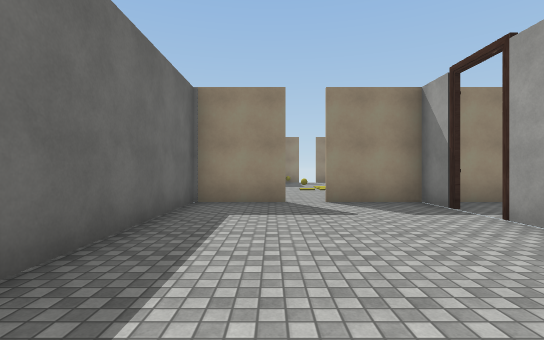
View 1 (above)

24 first-person views from a walk through a scene from a Unity 3-D project. The camera is 1.4 m above the floor, looks level and sees 85° across. The floor is counted in squares, 2 m on a side. Each view is taken from the middle of a square. On the plan, view 1 faces up. The plan holds only what a view shows up to about 10 squares ahead; the rest is blank. The player character is not drawn. Some animated figures are left out. Door leaves are left out, so doorways stand open. Some surface patterns are stand-ins.

View 2
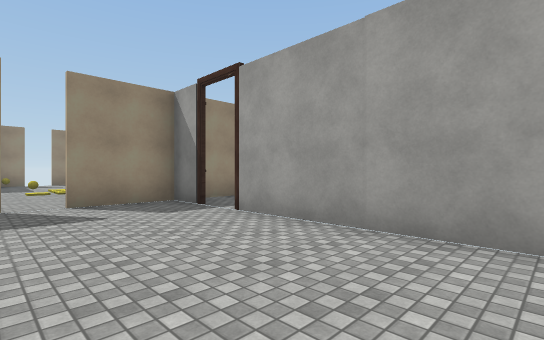

View 3
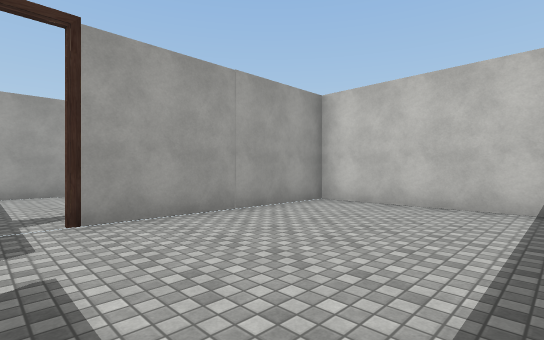

View 4
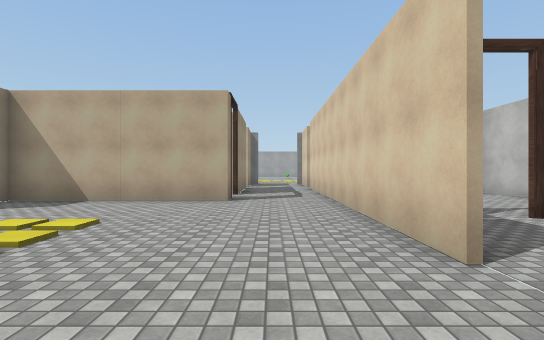

View 5
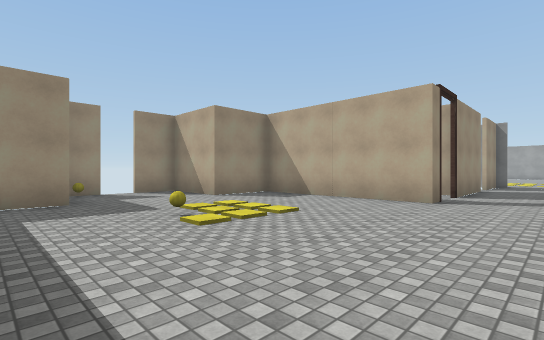

View 6
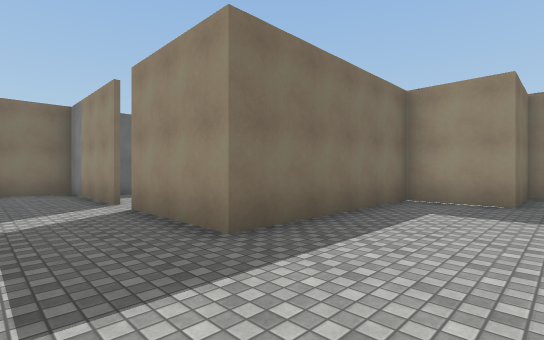

View 7
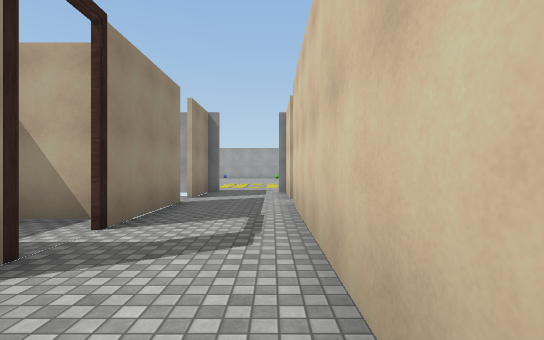

View 8
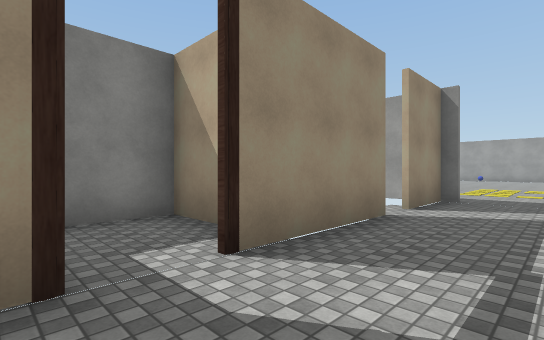

View 9
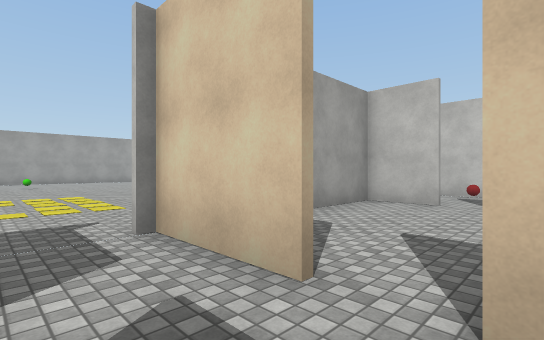

View 10
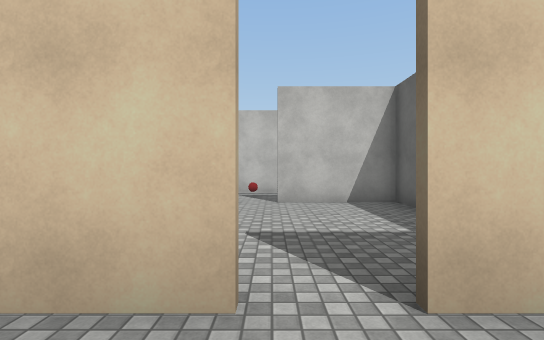

View 11
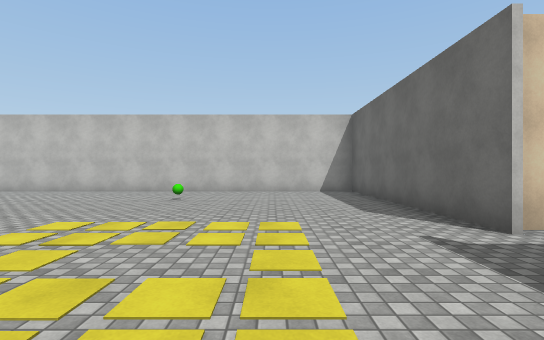

View 12
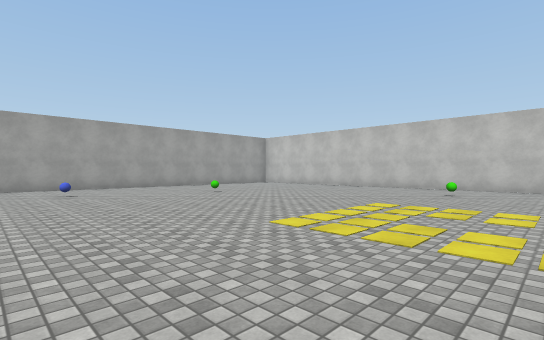

View 13
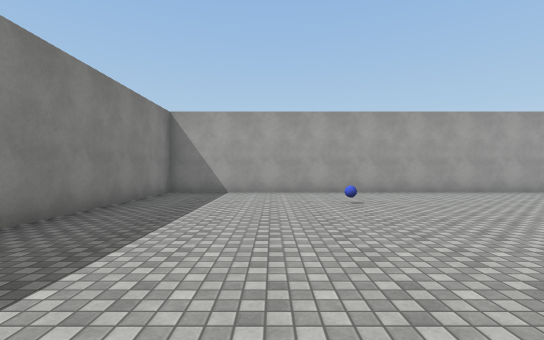

View 14
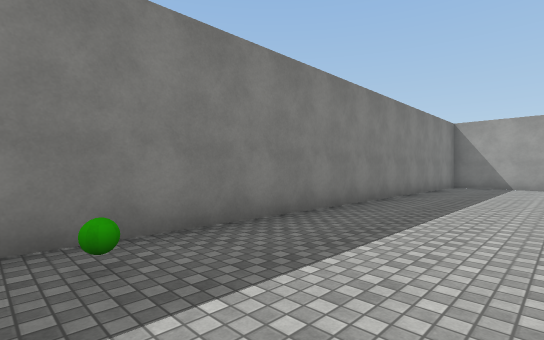

View 15
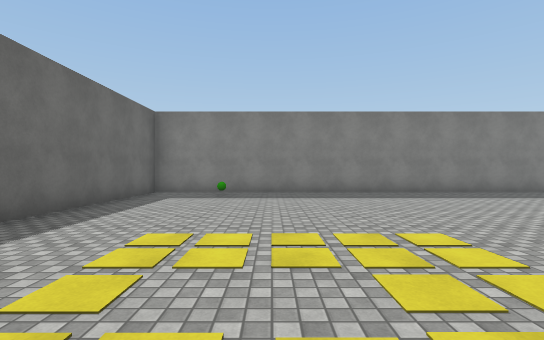

View 16
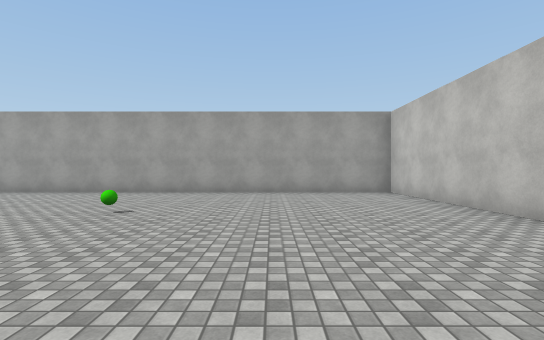

View 17
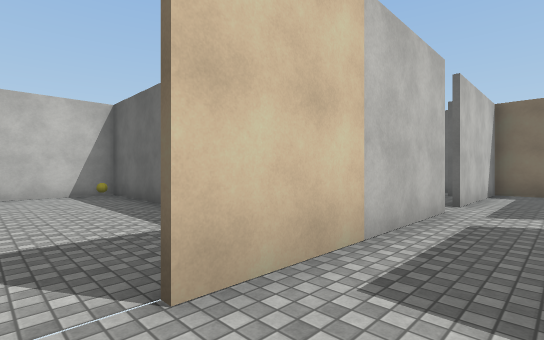

View 18
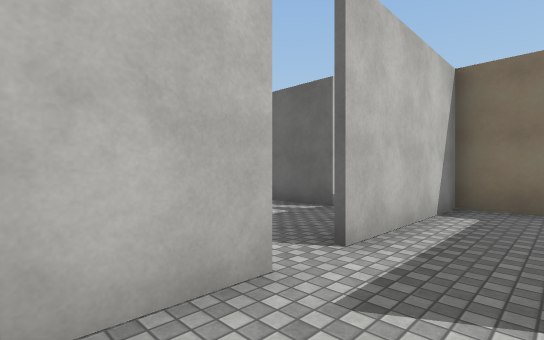

View 19
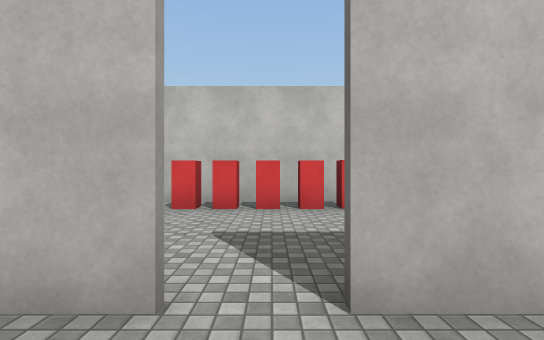

View 20
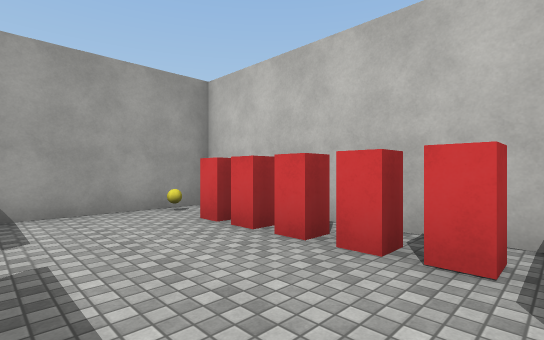

View 21
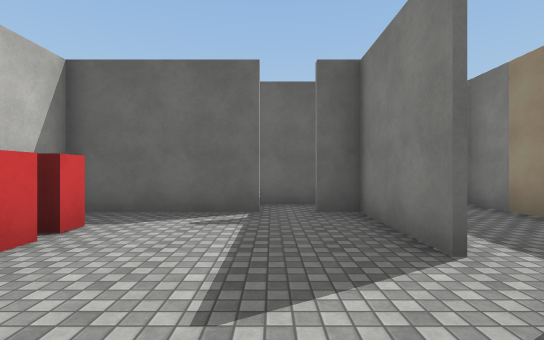

View 22
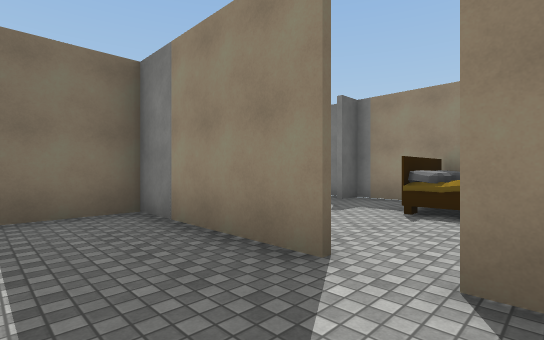

View 23
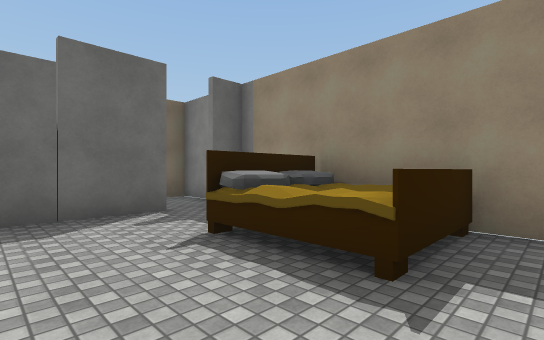

View 24
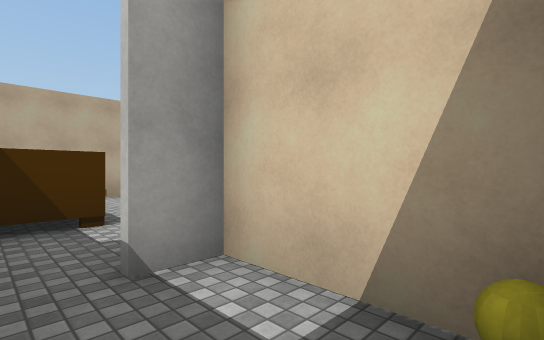

### Floor plan
Ten units are one square. View 1 is at (0, 0); x grows to the right and y downward. Boxes are objects, and circles mark ways between rooms. Rooms are numbered by the first view taken in them; rooms with no view inside come last. Other rooms are left out.
<svg viewBox="-110 -170 397 184">
<path fill="none" stroke="#000" d="M32 -52 32 -65M4 -64 -17 -64 -17 9 32 9 32 -42M31 -64 11 -64M64 -90 57 -90 57 -140 37 -140 37 -163 24 -163M11 -66 102 -66M15 -163 3 -163 3 -140 -17 -140 -17 -90 -45 -90M105 -90 74 -90M-45 -66 4 -66M111 -66 134 -66M132 -90 114 -90M134 -69 134 -3 282 -3 282 -152 134 -152 134 -99M-54 -64 -79 -64M-79 -49 -79 -19M-18 -18 -18 -49M-79 -124 -79 -99M-18 -102 -18 -108M-31 -140 -79 -140 -79 -131M-100 -116 -80 -116 -80 -124M-84 -140 -103 -140 -103 -134M83 -25 83 -16 109 -16M118 -16 133 -16 133 -38M82 -32 82 -46M64 -16 81 -16M51 -64 31 -64M-54 -90 -91 -90 -91 -48M-90 -66 -54 -66M82 -91 82 -114 68 -114"/>
<rect x="-15" y="-5" width="10" height="10" fill="#bbb"><title>other object</title></rect>
<rect x="5" y="-115" width="10" height="10" fill="#bbb"><title>yellow ball</title></rect>
<rect x="5" y="-165" width="10" height="10" fill="#bbb"><title>other object</title></rect>
<rect x="155" y="-145" width="10" height="10" fill="#bbb"><title>green ball</title></rect>
<rect x="175" y="-35" width="10" height="10" fill="#bbb"><title>other object</title></rect>
<rect x="235" y="-75" width="10" height="10" fill="#bbb"><title>green ball</title></rect>
<rect x="245" y="-105" width="10" height="10" fill="#bbb"><title>other object</title></rect>
<rect x="-65" y="-25" width="10" height="10" fill="#bbb"><title>red block</title></rect>
<rect x="-55" y="-25" width="10" height="10" fill="#bbb"><title>red block</title></rect>
<rect x="-45" y="-25" width="10" height="10" fill="#bbb"><title>red block</title></rect>
<rect x="-35" y="-25" width="10" height="10" fill="#bbb"><title>red block</title></rect>
<rect x="-65" y="-135" width="30" height="20" fill="#bbb"><title>bed</title></rect>
<rect x="-105" y="-125" width="10" height="10" fill="#bbb"><title>yellow ball</title></rect>
<circle cx="10" cy="-60" r="3" fill="#2a7"/>
<circle cx="33" cy="-43" r="3" fill="#2a7"/>
<circle cx="130" cy="-75" r="3" fill="#2a7"/>
<circle cx="-50" cy="-65" r="3" fill="#2a7"/>
<circle cx="-50" cy="-90" r="3" fill="#2a7"/>
<circle cx="110" cy="-65" r="3" fill="#2a7"/>
<circle cx="-60" cy="-80" r="3" fill="#2a7"/>
<circle cx="70" cy="-90" r="3" fill="#2a7"/>
<circle cx="-80" cy="-130" r="3" fill="#2a7"/>
<text x="10" y="-20">1</text>
<text x="30" y="-100">2</text>
<text x="210" y="-80">3</text>
<text x="-50" y="-40">4</text>
<text x="-50" y="-110">5</text>
<text x="-100" y="-130">6</text>
<text x="100" y="-40">7</text>
<text x="60" y="-40">8</text>
<text x="-70" y="-80">9</text>
<text x="70" y="-110">10</text>
</svg>
Room 1 opens to room 2. Room 1 opens to room 8. Room 2 opens to room 3. Room 2 opens to room 4. Room 2 opens to room 5. Room 2 opens to room 7. Room 2 opens to room 9. Room 2 opens to room 10. Room 5 opens to room 6.

Where each view was taken, in squares from view 1:
view 1: 0 up, 0 right, facing up
view 2: 0 up, 0 right, facing up-right
view 3: 5 up, 1 left, facing down-right
view 4: 8 up, 1 left, facing right
view 5: 7 up, 1 left, facing up-right
view 6: 7 up, 1 right, facing up-left
view 7: 7 up, 4 right, facing right
view 8: 7 up, 6 right, facing up-right
view 9: 8 up, 10 right, facing down-right
view 10: 8 up, 11 right, facing down
view 11: 10 up, 16 right, facing down
view 12: 12 up, 16 right, facing down-right
view 13: 12 up, 19 right, facing right
view 14: 12 up, 15 right, facing up-right
view 15: 6 up, 17 right, facing up
view 16: 4 up, 19 right, facing right
view 17: 8 up, 1 right, facing down-left
view 18: 8 up, 3 left, facing down-left
view 19: 8 up, 5 left, facing down
view 20: 5 up, 7 left, facing down-right
view 21: 5 up, 3 left, facing left
view 22: 7 up, 4 left, facing up-left
view 23: 10 up, 3 left, facing up-left
view 24: 13 up, 10 left, facing down-right
